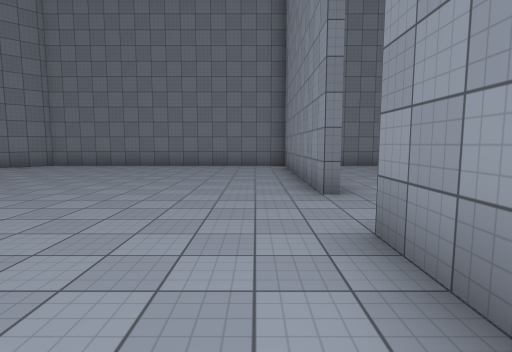
View 1 (above)

24 first-person views from a walk through a Unity game level. The camera is 1.5 m above the floor, tilts 6° down and sees 80° across. The floor is counted in squares, 2 m on a side. Each view is taken from the middle of a square. On the plan, view 1 faces up. The plan holds only what a view shows up to about 10 squares ahead; the rest is blank. Surface patterns are stand-ins for the level's own textures.

View 2
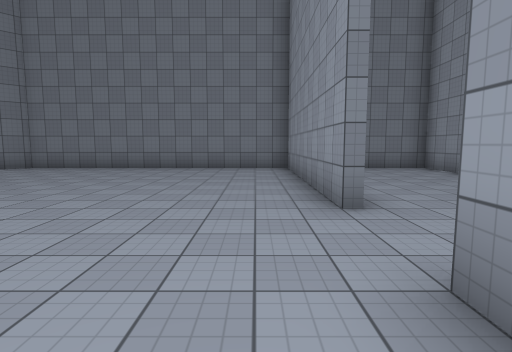

View 3
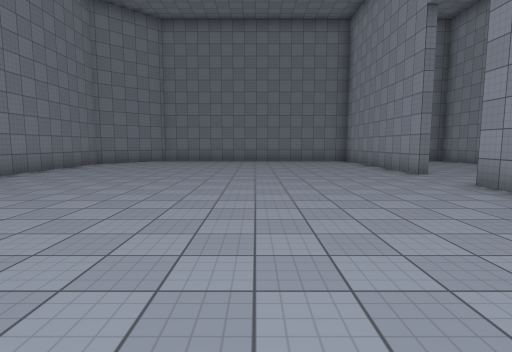

View 4
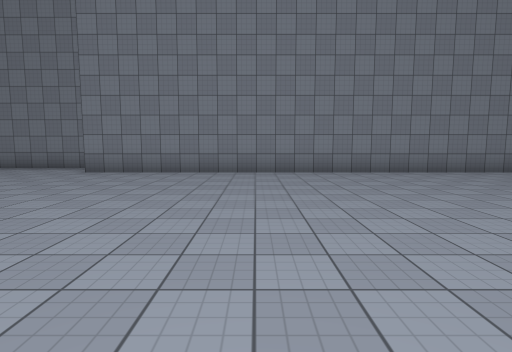

View 5
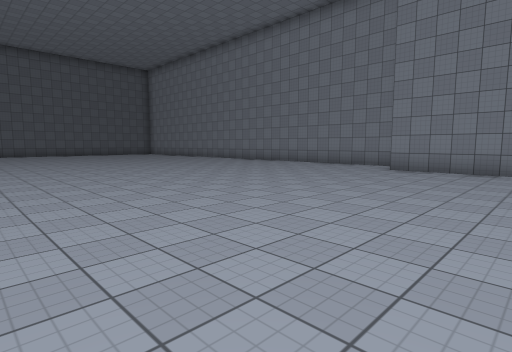

View 6
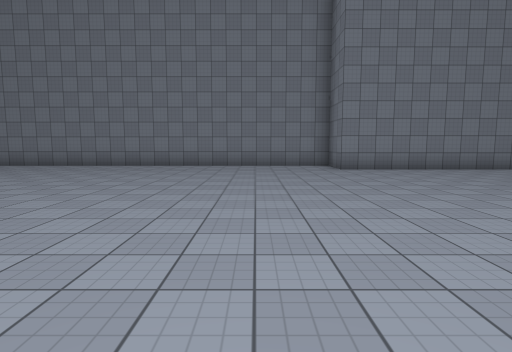

View 7
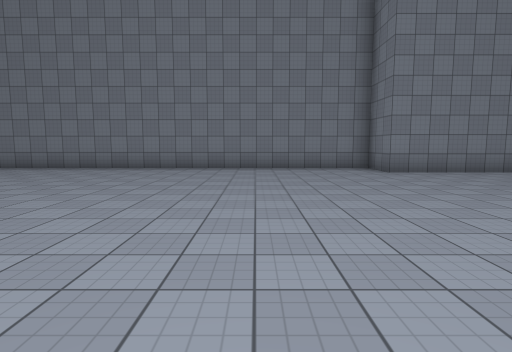

View 8
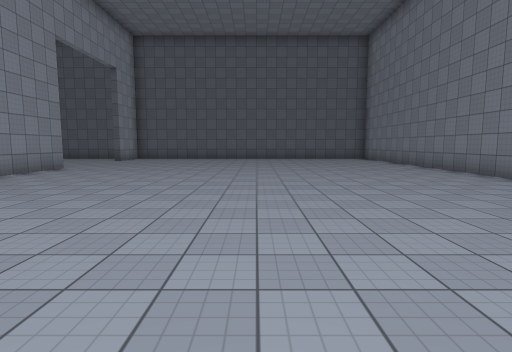

View 9
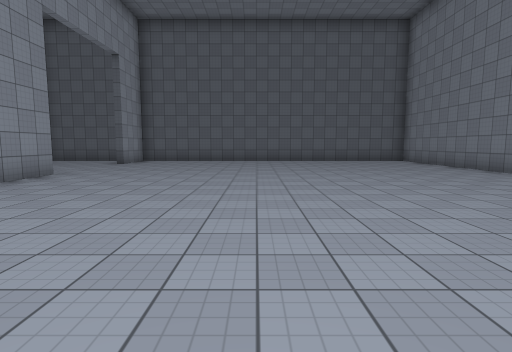

View 10
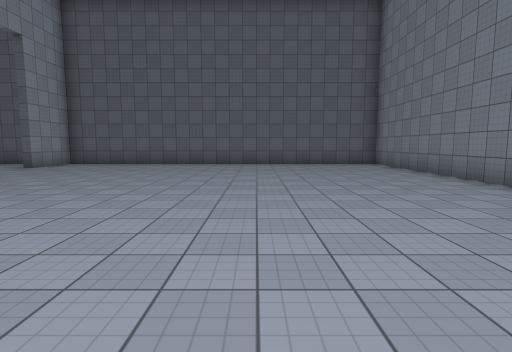

View 11
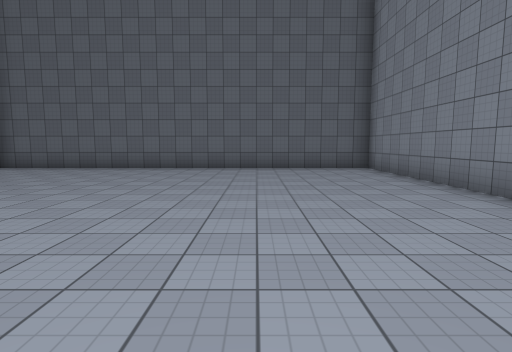

View 12
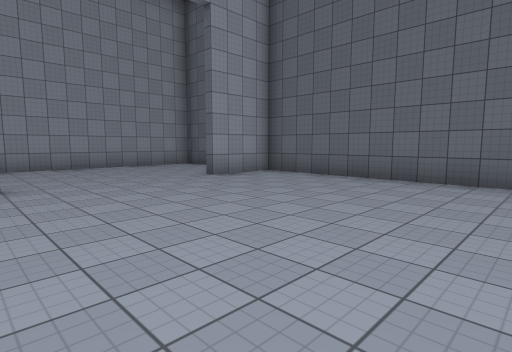

View 13
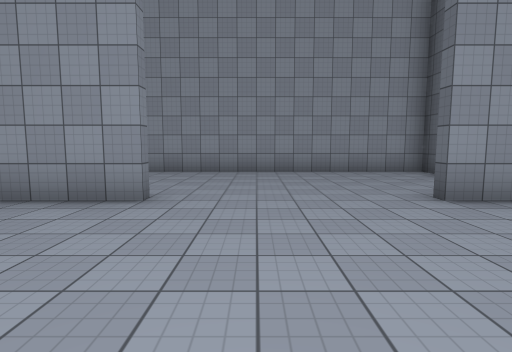

View 14
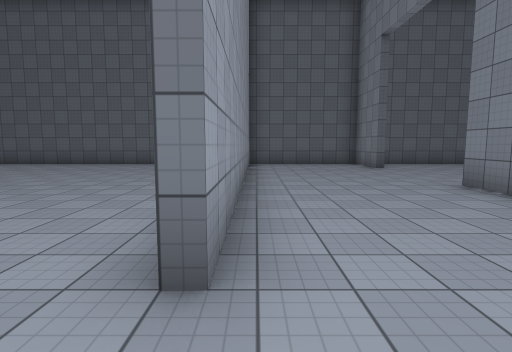

View 15
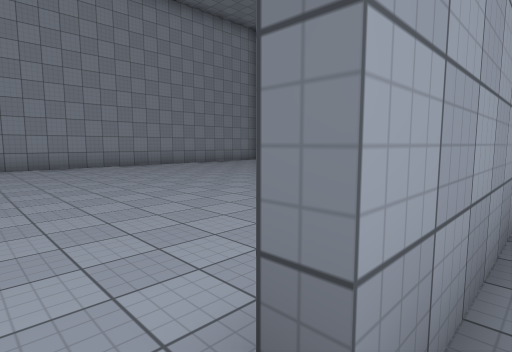

View 16
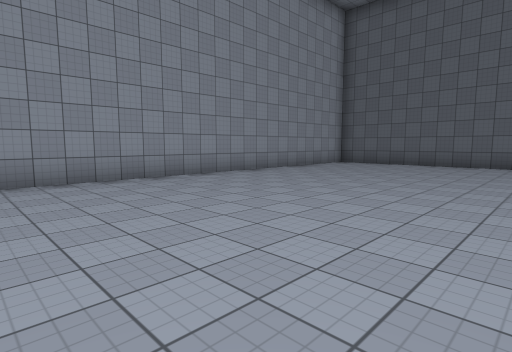

View 17
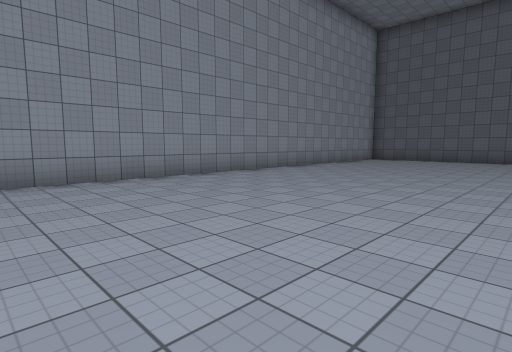

View 18
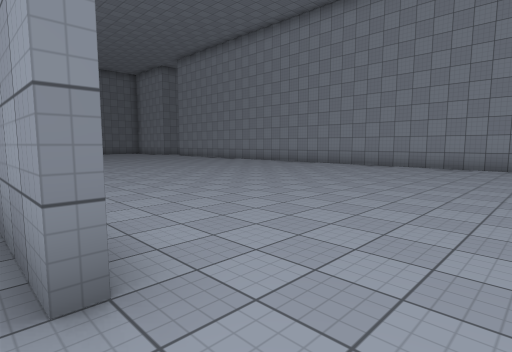

View 19
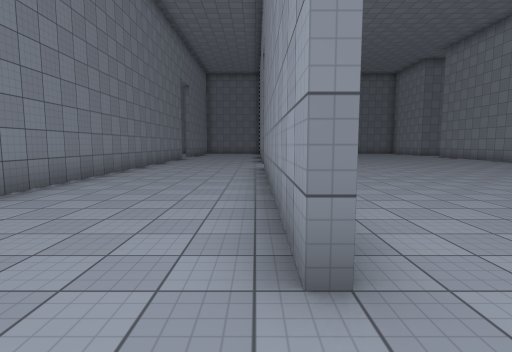

View 20
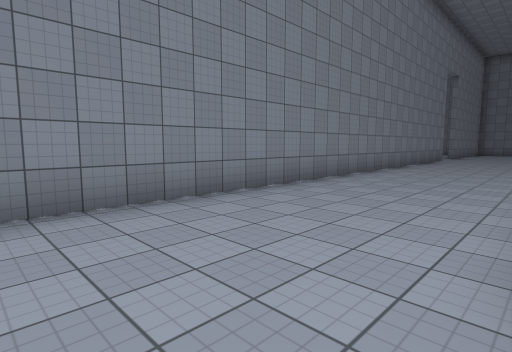

View 21
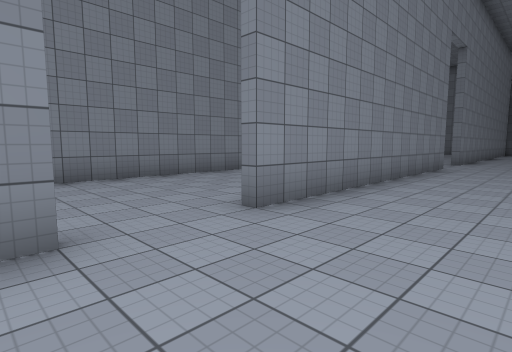

View 22
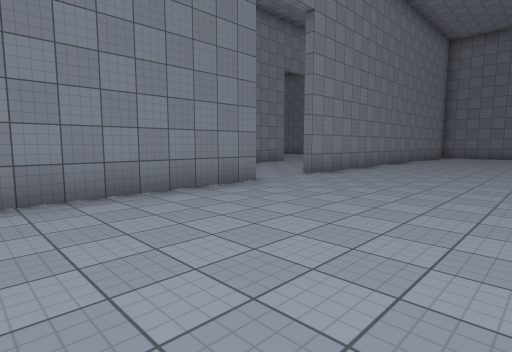

View 23
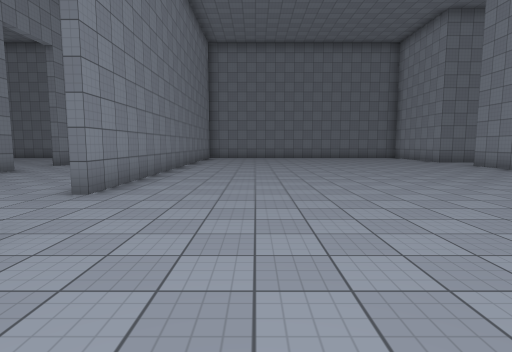

View 24
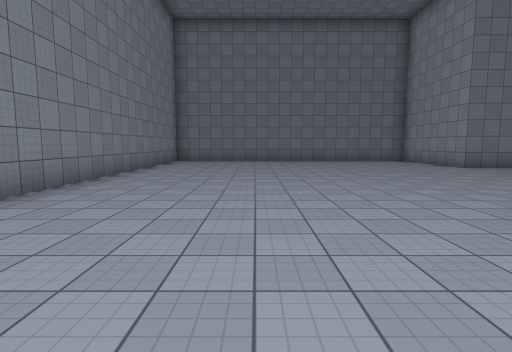

### Floor plan
Points are (right, up) in squares from view 1. A wall is a line through its corners. A room is listed if a view was taken in it or the views show most of it. See-through windows are left out.
Room 1 (views 1, 2, 3, 4, 5, 6, 7, 8, 9, 10, 11, 12, 13)
walls: (1.3, -2.5) (1.3, -12.8); (1, 1.1) (1, 2.5); (5.2, -11.6) (5.2, -3.5); (1.3, -16.4) (1.3, -17.5); (1.3, 2.5) (1.3, 2); (1, -17.6) (1, -15.1); (1, 4.5) (1, 10.5) (-7, 10.5) (-8, 9.5); (1.3, -21.5) (1.3, -22); (-9, 7.1) (-9, -5.5) (-10.5, -5.5) (-10.5, -23.5) (1, -23.5) (1, -21.5); (5.2, 8.9) (5.2, 10.5) (3.4, 10.5); (5.2, -23.5) (5.2, -13.5)
ways out: opening at (5, -12.5) to room 2; opening at (5, -2.5) to room 2
Room 2 (views 14, 15, 16, 17, 18, 19, 20, 21, 22, 23, 24)
walls: (5.5, -3.5) (5.5, -11.5); (5.5, -13.4) (5.5, -13.9); (15.5, 2.9) (15.5, 4.1); (15.5, -19.8) (15.5, -9.2); (15.5, 6.5) (15.5, 7.1); (5.5, 7.1) (5.5, -1.5); (10, -23.5) (11.8, -23.5)
ways out: opening at (5, -12.5) to room 1; opening at (5, -2.5) to room 1; opening at (16, 5.5)

Where each view was taken, in squares from view 1:
view 1: 0 up, 0 right, facing up
view 2: 1 up, 0 right, facing up
view 3: 3 down, 3 left, facing up
view 4: 1 down, 1 left, facing left
view 5: 2 down, 0 right, facing down-left
view 6: 8 down, 0 right, facing left
view 7: 9 down, 1 left, facing left
view 8: 8 down, 5 left, facing down
view 9: 10 down, 4 left, facing down
view 10: 12 down, 6 left, facing down
view 11: 14 down, 7 left, facing down
view 12: 17 down, 5 left, facing down-right
view 13: 19 down, 3 left, facing right
view 14: 12 down, 5 right, facing down
view 15: 13 down, 5 right, facing down-right
view 16: 12 down, 9 right, facing down-right
view 17: 9 down, 9 right, facing down-right
view 18: 13 down, 5 right, facing up-right
view 19: 13 down, 5 right, facing up
view 20: 13 down, 5 right, facing up-left
view 21: 14 down, 8 right, facing up-left
view 22: 8 down, 10 right, facing up-left
view 23: 6 down, 8 right, facing up
view 24: 3 down, 9 right, facing up
